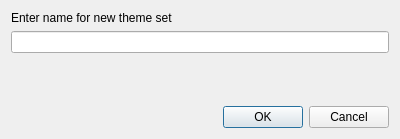
<?xml version="1.0" encoding="UTF-8"?>
<ui version="4.0">
 <class>theming_to_tweak</class>
 <widget class="QDialog" name="theming_to_tweak">
  <property name="geometry">
   <rect>
    <x>0</x>
    <y>0</y>
    <width>400</width>
    <height>139</height>
   </rect>
  </property>
  <property name="windowTitle">
   <string>New Theme Set</string>
  </property>
  <layout class="QVBoxLayout" name="verticalLayout">
   <item>
    <widget class="QLabel" name="label">
     <property name="text">
      <string>Enter name for new theme set</string>
     </property>
    </widget>
   </item>
   <item>
    <widget class="QLineEdit" name="lineEdit_Name"/>
   </item>
   <item>
    <spacer name="verticalSpacer">
     <property name="orientation">
      <enum>Qt::Vertical</enum>
     </property>
     <property name="sizeHint" stdset="0">
      <size>
       <width>20</width>
       <height>40</height>
      </size>
     </property>
    </spacer>
   </item>
   <item>
    <widget class="QDialogButtonBox" name="buttonBox">
     <property name="orientation">
      <enum>Qt::Horizontal</enum>
     </property>
     <property name="standardButtons">
      <set>QDialogButtonBox::Cancel|QDialogButtonBox::Ok</set>
     </property>
    </widget>
   </item>
  </layout>
 </widget>
 <resources/>
 <connections>
  <connection>
   <sender>buttonBox</sender>
   <signal>accepted()</signal>
   <receiver>theming_to_tweak</receiver>
   <slot>accept()</slot>
   <hints>
    <hint type="sourcelabel">
     <x>248</x>
     <y>254</y>
    </hint>
    <hint type="destinationlabel">
     <x>157</x>
     <y>274</y>
    </hint>
   </hints>
  </connection>
  <connection>
   <sender>buttonBox</sender>
   <signal>rejected()</signal>
   <receiver>theming_to_tweak</receiver>
   <slot>reject()</slot>
   <hints>
    <hint type="sourcelabel">
     <x>316</x>
     <y>260</y>
    </hint>
    <hint type="destinationlabel">
     <x>286</x>
     <y>274</y>
    </hint>
   </hints>
  </connection>
 </connections>
</ui>
